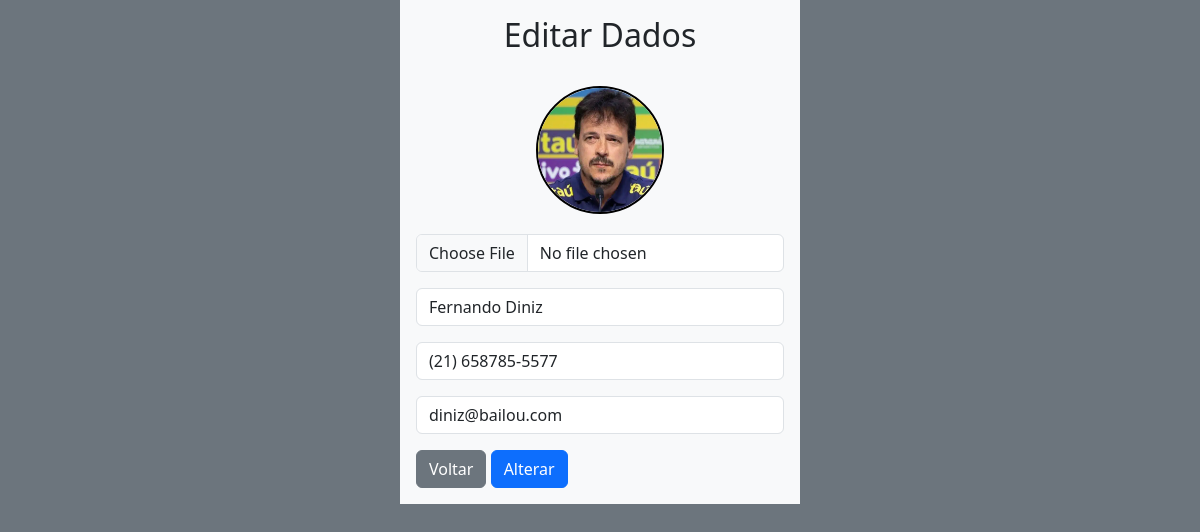
Page /view/editar.php?id=11 (signed in) on the committed database.
### tables this page shows
CREATE TABLE `pessoas` (
  `id` int(11) NOT NULL,
  `avatar` varchar(128) NOT NULL DEFAULT 'avatar.jpg',
  `nome` varchar(50) NOT NULL,
  `fone` varchar(20) NOT NULL,
  `email` varchar(80) NOT NULL,
  `data_criado` timestamp NOT NULL DEFAULT current_timestamp(),
  `data_editado` timestamp NOT NULL DEFAULT current_timestamp() ON UPDATE current_timestamp()
);

### model/conexao.php (called while the page is built, shortened)
<?php
abstract class Conexao {
    private $servidor = 'localhost';
    private $user = 'root';
    private $pass = '';
    private $banco = 'agenda';
    private function conexao() {
        $this->conn = new PDO("mysql:host=$this->servidor;dbname=$this->banco", $this->user, $this->pass);
    }
}
?>

### model/pessoaModel.php (called while the page is built, shortened)
<?php
require_once 'conexao.php';
class Pessoa extends Conexao {
    private $avatar;
    private $nome;
    private $fone;
    private $email;
    private $tabela = 'pessoas';
    public function getAvatar() {
        return $this->avatar;
    }
    public function setAvatar($avatar) {
        $this->avatar = $avatar;
    }
    public function getNome() {
        return $this->nome;
    }
    public function setNome($nome) {
        $this->nome = $nome;
    }
    public function getFone() {
        return $this->fone;
    }
    public function setFone($fone) {
        $this->fone = $fone;
    }
    public function getEmail() {
        return $this->email;
    }
    public function setEmail($email) {
        $this->email = $email;
    }
    public function consultaID($id) {
        $sql = "SELECT avatar, nome, fone, email FROM $this->tabela WHERE id = :id";
        $stmt = $this->conn->prepare($sql);
        $stmt->bindParam(':id', $id, PDO::PARAM_INT);
        $stmt->execute();
    }
}
?>

### view/editar.php (the view, shortened to what this page needs)
<?php
$id = $_GET['id'];
require_once('../controller/pessoaController.php');
$pessoa = new pessoa();
$consulta = $pessoa->consultaID($id);
?>
<!DOCTYPE html>
<html lang="pt-br">
<head>
    <link href="https://cdn.jsdelivr.net/npm/bootstrap@5.3.2/dist/css/bootstrap.min.css" rel="stylesheet">
</head>
<body class="bg-secondary">
    <div class="container bg-light p-0" style="width:400px; margin: auto">
        <h2 class="text-center p-3">Editar Dados</h2>
        <form method="post" enctype="multipart/form-data"
        action="../controller/pessoaController.php?action=editarPessoa">
            <div class="m-3 text-center">
                <img class="avatar" id="imagem" src="img/avatar/<?php echo $pessoa->getAvatar() ?>">
                <input type="file"
                class="form-control btn-primary"
                name="avatar" >
            </div>
            <div class="m-3">
                <input type="text" name="nome" class="form-control"
                value="<?php echo $pessoa->getNome() ?>">
            </div>
            <div class="m-3">
                <input type="tel" name="fone" class="form-control"
                value="<?php echo $pessoa->getFone() ?>">
            </div>
            <div class="m-3">
                <input type="email" name="email" class="form-control"
                value="<?php echo $pessoa->getEmail() ?>">
            </div>
            <div class="m-3">
            <a href="agenda.php" class="btn btn-secondary mb-3">Voltar</a>
                <button type="submit" class="btn btn-primary mb-3">
                    Alterar
                </button>
            </div>
        </form>
    </div>
</body>
</html>

### view/editar.php (style rules this page uses)
.avatar { width: 128px; height: 128px; border-radius: 50%; margin-bottom: 20px; border: solid 2px #000; }

### rows in the picture
pessoas: avatar (picture), nome "Fernando Diniz", fone "(21) 658785-5577", email "diniz@bailou.com"
